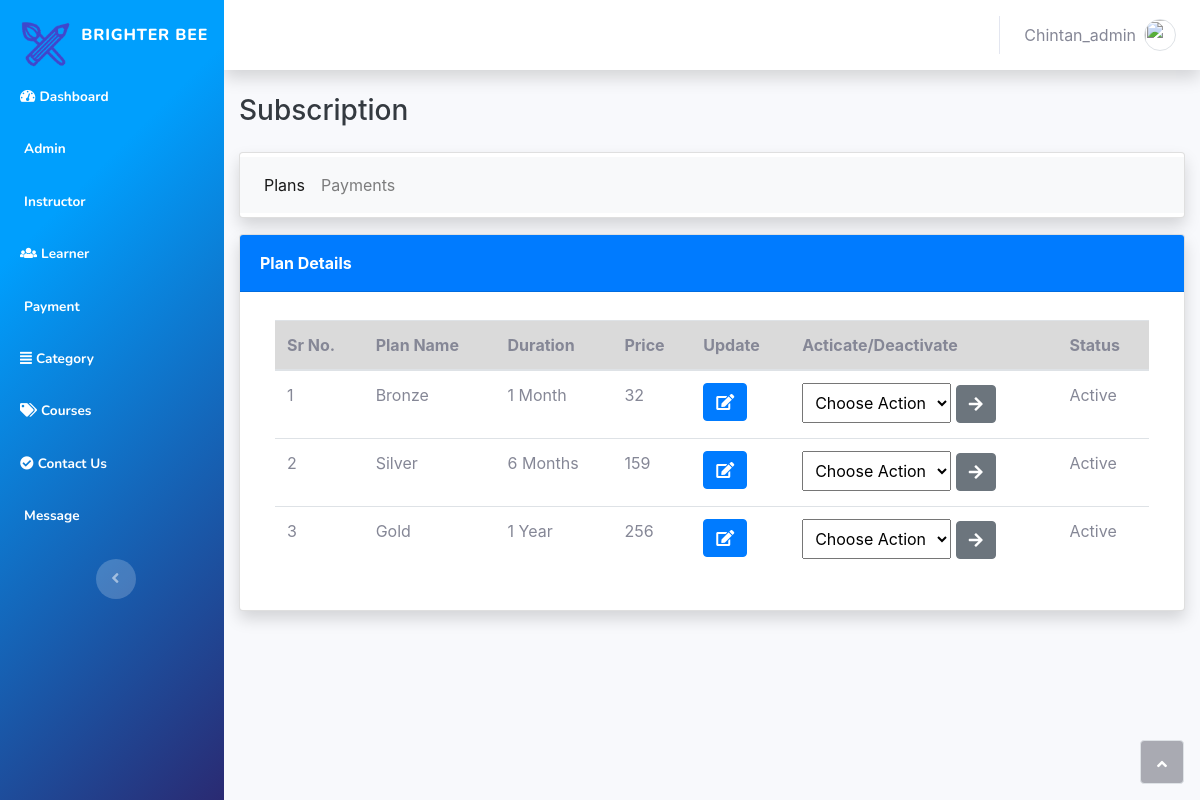
/admin/payment_details.php (signed in), run on the app's committed database.
### tables this page shows
CREATE TABLE `plans` (
  `id` int(11) NOT NULL,
  `plan` varchar(500) NOT NULL,
  `period` varchar(500) NOT NULL,
  `price` double NOT NULL,
  `status` tinyint(4) NOT NULL DEFAULT 0
);

### admin/payment_details.php (the view, shortened to what this page needs)
<?php
	require_once("include/header.php");
?>
<!DOCTYPE html>
<html>
<head>
	<link rel="stylesheet" href="assets/bootstrap/css/bootstrap.min.css">
	<link rel="stylesheet" href="assets/fonts/fontawesome-all.min.css">
	<link rel="stylesheet" type="text/css" href="https://cdnjs.cloudflare.com/ajax/libs/twitter-bootstrap/4.1.1/css/bootstrap.min.css"/>
	<link rel="stylesheet" type="text/css" href="https://cdn.datatables.net/v/bs4-4.1.1/jq-3.3.1/dt-1.10.21/datatables.min.css"/>
</head>
<body id="page-top">
<div id="wrapper">
	<?php require_once("include/sidebar.php");?>
	<div class="d-flex flex-column" id="content-wrapper">
		<div id="content">
			<?php require_once("include/topbar.php");?>
			<div class="container-fluid">
				<h3 class="text-dark mb-4">Subscription</h3>
				<div class="row mb-3">
					<div class="col-lg-12">
						<div class="row">
							<div class="col">
								<div class="card shadow mb-3 py-1">
									<nav class="navbar navbar-expand-lg navbar-light bg-light">
										<div class="" id="navbarNav">
											<ul class="navbar-nav">
												<li class="nav-item active">
													<a class="nav-link" href="payment_details.php">Plans<span class="sr-only">(current)</span></a>
												</li>
												<li class="nav-item ">
													<a class="nav-link" href="subscription_details.php">Payments</span></a>
												</li>
											</ul>
										</div>
									</nav>
								</div>
								<div class="card shadow mb-3">
									<div class="card-header bg-primary py-3">
										<p class="text-white m-0 font-weight-bold">Plan Details</p>
									</div>
									<div class="container-fluid">
										<div class="card-body">
											<div class="table-responsive table mt-2" id="dataTable" role="grid" aria-describedby="dataTable_info">
												<table class="table  table-hover  my-0"  id="dataTable">
													<thead >
													<tr class="table-active">
														<th>Sr&nbsp;No.</th>
														<th>Plan Name</th>
														<th>Duration</th>
														<th>Price</th>
														<th>Update</th>
														<th>Acticate/Deactivate</th>
														<th>Status</th>
													</tr>
													</thead>
													<tbody>
													<?php
														$query = $con->prepare("SELECT * FROM plans");
														$query->execute();
														$c=0;
														if ($query->rowCount() != 0) {
															while($row = $query->fetch(PDO::FETCH_ASSOC))
															{
																$plan_id = $row['id'];
																if($row["status"] == 1)
                                                                {
                                                                    $show = "Active";
                                                                }
																else
                                                                {
                                                                    $show = "De-active";
                                                                }
																$c++;
																echo "
                                                                    <tr><td>$c</td>
                                                                    <td>".$row["plan"].
																	"</td><td>".$row["period"].
																	"</td><td>".$row["price"].
																	"</td><td>".
																	"<button  style='margin-bottom:5px;' class='btn btn-primary editbtn' data-toggle='modal' data-target='#editmodal'>
                                                                        <i class='fas fa-edit'></i>
                                                                        </button></td><td>".
																	"<form method='post'>
                                                                        <input name='pid' value='$plan_id' hidden>
                                                                        <select class='p-2' style='outline: none;' name='status'>
                                                                            <option value='111'>Choose Action</option>
                                                                            <option value='1'>Active</option>
                                                                            <option value='0'>Deactivate</option>
                                                                        </select>
                                                                        <button type='submit' class='btn btn-secondary' name='status-update'><span class='fas fa-arrow-right'></span></button>
                                                                    </form></td><td>$show</td>"
																	;
															}
															echo "</table>";
														}
														else {
															echo "<tr><td colspan='7' class='text-center'>No Data Found in Db </td></tr>";
														}
													?>
											</div>
										</div>
									</div>
								</div>
							</div>
						</div>
					</div>
				</div>
			</div>
		</div>
	</div>
	<a class="border rounded d-inline scroll-to-top" href="#page-top"><i class="fas fa-angle-up"></i></a>
</div>
</body>
</html>

### admin/include/header.php (shortened to what this page needs)
<?php
$adminLoggedIn = $_SESSION["adminLoggedIn"];
?>
<!DOCTYPE html>
<html lang="en">
<head>
    <link rel="stylesheet" href="assets/bootstrap/css/bootstrap.min.css">
    <link rel="stylesheet" href="assets/fonts/fontawesome-all.min.css">
</head>
<body>
</body>
</html>

### admin/include/sidebar.php (shortened to what this page needs)
<nav class="navbar navbar-dark align-items-start sidebar sidebar-dark accordion  p-0"
style="background-color: #2a2a72;background-image: linear-gradient(315deg, #2a2a72 0%, #009ffd 74%);font-family: Nunito;">
            <div class="container-fluid d-flex flex-column p-0">
                <a class="navbar-brand d-flex justify-content-center align-items-center sidebar-brand m-0" href="index.php">
                    <div class="sidebar-brand-icon pt-3"><img src="assets\img\logob1.png" style="height:50px;"></div>
                    <div class="sidebar-brand-text mx-2" style="color:"><span>Brighter Bee</span></div>
                </a>
                <ul class="nav navbar-nav text-light" id="accordionSidebar">
                    <li class="nav-item" role="presentation"><a class="nav-link active" href="index.php"><i class="fas fa-tachometer-alt"></i><span>Dashboard</span></a></li>
                    <li class="nav-item" role="presentation"><a class="nav-link active" href="update-admin.php"><i class="fas fa-user-edit"></i><span>Admin</span></a></li>
                    <li class="nav-item" role="presentation"><a class="nav-link active" href="show-instructor.php"><i class="fas fa-chalkboard-teacher"></i><span>Instructor</span></a></li>
                    <li class="nav-item" role="presentation"><a class="nav-link active" href="update-user.php"><i class="fas fa-users"></i><span>Learner</span></a></li>
                    <li class="nav-item" role="presentation"><a class="nav-link active" href="payment_details.php"><i class="fas fa-money-bill"></i><span>Payment</span></a></li>
                    <li class="nav-item" role="presentation"><a class="nav-link active" href="add-categories.php"><i class="fas fa-align-justify"></i><span>Category</span></a></li>
                    <li class="nav-item" role="presentation"><a class="nav-link active" href="show-entities.php"><i class="fas fa-tags"></i><span>Courses</span></a></li>
                    <li class="nav-item" role="presentation"><a class="nav-link active" href="contact.php"><i class="fas fa-check-circle"></i><span>Contact Us</span></a></li>
                    <?php
                        $query = $con->prepare("SELECT  *  FROM message WHERE isAdmin != 1   ");
                        $query->execute();
                        $total_msg = $query->rowCount();
                        $unread = 0;
                        if($total_msg != 0){
                            echo '<li class="nav-item" role="presentation"><a class="nav-link active" href="chat.php">
                            <i class="fas fa-sms"></i><span>Message ';
                            if($unread != 0){
                                echo '('.$unread.')</span></a></li>';
                            }
                            else{
                                echo "</span></a></li>";
                            }
                        }
                    ?>
                    </ul>
                <div class="text-center d-none d-md-inline"><button class="btn rounded-circle border-0" id="sidebarToggle" type="button"></button></div>
            </div>
        </nav>

### admin/include/topbar.php (shortened to what this page needs)
<?php
require_once("include/header.php");
?>
<?php
require_once("include/header.php");
?>
<nav class="navbar navbar-light navbar-expand bg-white shadow mb-4 topbar static-top">
                    <div class="container-fluid"><button class="btn btn-link d-md-none rounded-circle mr-3" id="sidebarToggleTop" type="button"><i class="fas fa-bars"></i></button>
                        <ul class="nav navbar-nav flex-nowrap ml-auto">
                            <li class="nav-item dropdown no-arrow" role="presentation">
                                <div class="nav-item dropdown no-arrow">
                                    <a class="dropdown-toggle nav-link" data-toggle="dropdown" aria-expanded="false" href="#">
                                        <span class="d-none d-lg-inline mr-2 text-gray-600 text-capitalize">
                                            <?php echo $adminLoggedIn;?>
                                        </span>
                                            <img class="border rounded-circle img-profile" src="https://encrypted-tbn0.gstatic.com/images?q=tbn%3AANd9GcRIXIrqiW3R5OstWAjkuFvNwvjYHRaTmwEQWg&usqp=CAU">
                                    </a>
                                    </div>
                            </li>
                        </ul>
                    </div>
                </nav>

### data on the page
plans: plan "Bronze", period "1 Month", price "32", status "Active"
plans: plan "Silver", period "6 Months", price "159", status "Active"
plans: plan "Gold", period "1 Year", price "256", status "Active"

### other printed values
$adminLoggedIn "Chintan_admin"
